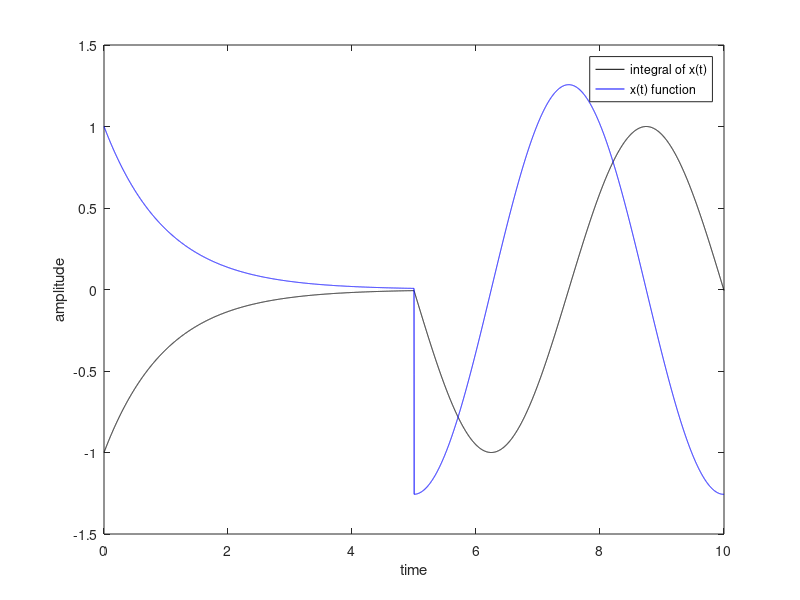
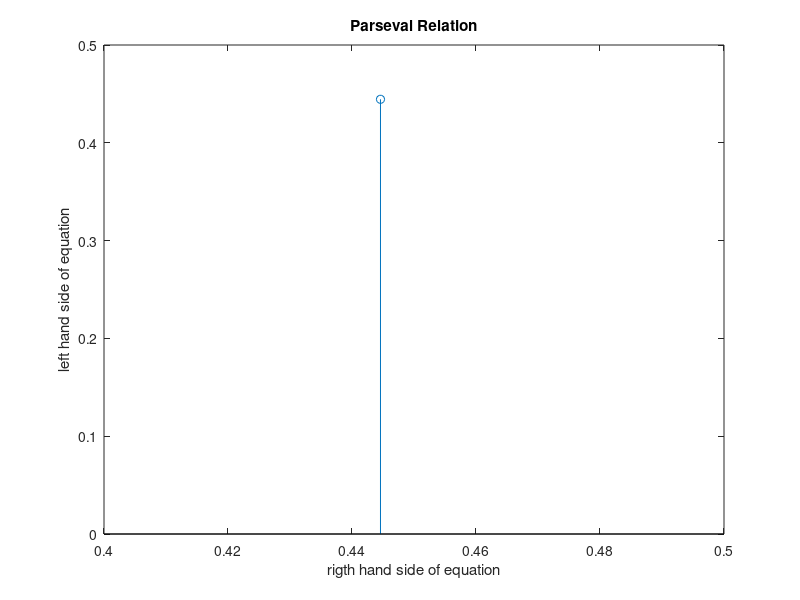

Write the MATLAB code that produced these figures, in order.
%step 1
dt=0.001; f=0.2; T=10; theta=6*dt;
time_interval_1=0:dt:5; time_interval_2=5+dt:dt:10;

time=[time_interval_1 time_interval_2];

value1=-exp(-time_interval_1); 
value2=-sin((2*pi*f*time_interval_2)+(theta));

integral_of_xt=[value1 value2];

%step 2

m=length(integral_of_xt);
x_cal(1,m)=0;
x_cal(1,1)=1;
for i=2:1:m
    x_cal(1,i)=(integral_of_xt(1,i)-integral_of_xt(1,i-1))/dt;
end

%step3
figure
plot(time,integral_of_xt,'k-');
hold on;
plot(time,x_cal,'b-');
legend('integral of x(t)','x(t) function');
xlabel('time');
ylabel('amplitude');

%step4
right_hand=0;

for t=1:1:m-1
   temp=abs(x_cal(t)).*abs(x_cal(t))*dt;
    right_hand=right_hand+temp;
end
right_hand=right_hand*1/T;
 
 %step5
  n=1;
 k=-5000;
temp_3=0;

while k<=5000
    
   temp_3=sum(x_cal.*exp(-1i*k*2*pi/T*time)*dt);
   ck(1,n)=(1/T)*temp_3;
  n=n+1;
    k=k+1;
end
%step6
left_hand=0;
 for t=1:1:10000
   temp_2=abs(ck(t)).*abs(ck(t));
    left_hand=left_hand+temp_2;
 end
%step 7
figure;
stem(right_hand,left_hand);
title('Parseval Relation');
xlabel('rigth hand side of equation');
ylabel('left hand side of equation');


